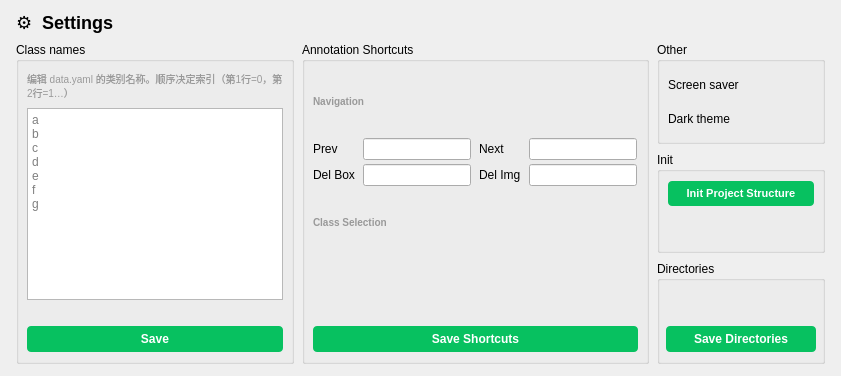
<?xml version="1.0" encoding="UTF-8"?>
<ui version="4.0">
 <class>SettingsPage</class>
 <widget class="QWidget" name="SettingsPage">
  <layout class="QVBoxLayout" name="mainLo">
   <property name="leftMargin"><number>16</number></property>
   <property name="topMargin"><number>12</number></property>
   <property name="rightMargin"><number>16</number></property>
   <property name="bottomMargin"><number>12</number></property>
   <property name="spacing"><number>8</number></property>

   <!-- Title -->
   <item><widget class="QLabel" name="titleLabel">
    <property name="text"><string>⚙  Settings</string></property>
    <property name="styleSheet"><string>font-size:18px;font-weight:700;</string></property>
   </widget></item>

   <!-- Three-column layout -->
   <item><layout class="QHBoxLayout" name="colsLo">
    <property name="spacing"><number>8</number></property>

    <!-- ═══ Column 1: Class names ═══ -->
    <item><widget class="QGroupBox" name="classGroup">
     <property name="title"><string>Class names</string></property>
     <layout class="QVBoxLayout" name="classGroupLo">
      <property name="leftMargin"><number>8</number></property>
      <property name="rightMargin"><number>8</number></property>
      <property name="spacing"><number>8</number></property>
      <item><widget class="QLabel" name="hintLabel">
       <property name="text"><string>编辑 data.yaml 的类别名称。顺序决定索引（第1行=0，第2行=1…）</string></property>
       <property name="styleSheet"><string>font-size:10px;color:#999;</string></property>
       <property name="wordWrap"><bool>true</bool></property>
      </widget></item>
      <item><widget class="QPlainTextEdit" name="classEditor">
       <property name="placeholderText"><string>a
b
c
d
e
f
g</string></property>
      </widget></item>

      <item><widget class="QLabel" name="statusLabel">
       <property name="text"><string></string></property>
       <property name="styleSheet"><string>font-size:9px;</string></property>
      </widget></item>

      <item><widget class="QPushButton" name="saveBtn">
       <property name="text"><string>Save</string></property>
       <property name="styleSheet"><string>QPushButton{background:#07C160;color:#fff;border:none;padding:6px 28px;font-size:12px;font-weight:600;border-radius:4px;}QPushButton:hover{background:#06ad56;}</string></property>
      </widget></item>
     </layout>
    </widget></item>

    <!-- ═══ Column 2: Annotation Shortcuts ═══ -->
    <item><widget class="QGroupBox" name="shortcutGroup">
     <property name="title"><string>Annotation Shortcuts</string></property>
     <layout class="QVBoxLayout" name="shortcutGroupLo">
      <property name="leftMargin"><number>8</number></property>
      <property name="rightMargin"><number>8</number></property>
      <property name="spacing"><number>6</number></property>

      <item><widget class="QLabel" name="navTitle">
       <property name="text"><string>Navigation</string></property>
       <property name="maximumHeight"><number>14</number></property>
       <property name="styleSheet"><string>font-size:10px;color:#999;font-weight:600;padding:0;</string></property>
      </widget></item>

      <item><layout class="QGridLayout" name="navGrid">
       <property name="horizontalSpacing"><number>8</number></property>
       <property name="verticalSpacing"><number>4</number></property>
       <item row="0" column="0">
        <widget class="QLabel" name="navPrevLabel">
         <property name="text"><string>Prev</string></property>
        </widget></item>
       <item row="0" column="1">
        <widget class="QLineEdit" name="shortcutPrev">
         <property name="readOnly"><bool>true</bool></property>
         <property name="maximumWidth"><number>50</number></property>
         <property name="alignment"><enum>Qt::AlignCenter</enum></property>
        </widget></item>
       <item row="0" column="2">
        <widget class="QLabel" name="navNextLabel">
         <property name="text"><string>Next</string></property>
        </widget></item>
       <item row="0" column="3">
        <widget class="QLineEdit" name="shortcutNext">
         <property name="readOnly"><bool>true</bool></property>
         <property name="maximumWidth"><number>50</number></property>
         <property name="alignment"><enum>Qt::AlignCenter</enum></property>
        </widget></item>
       <item row="1" column="0">
        <widget class="QLabel" name="navDelBoxLabel">
         <property name="text"><string>Del Box</string></property>
        </widget></item>
       <item row="1" column="1">
        <widget class="QLineEdit" name="shortcutDelBox">
         <property name="readOnly"><bool>true</bool></property>
         <property name="maximumWidth"><number>50</number></property>
         <property name="alignment"><enum>Qt::AlignCenter</enum></property>
        </widget></item>
       <item row="1" column="2">
        <widget class="QLabel" name="navDelImgLabel">
         <property name="text"><string>Del Img</string></property>
        </widget></item>
       <item row="1" column="3">
        <widget class="QLineEdit" name="shortcutDelImg">
         <property name="readOnly"><bool>true</bool></property>
         <property name="maximumWidth"><number>50</number></property>
         <property name="alignment"><enum>Qt::AlignCenter</enum></property>
        </widget></item>
       <item row="0" column="4"><spacer/></item>
      </layout></item>

      <item><widget class="QLabel" name="clsTitle">
       <property name="text"><string>Class Selection</string></property>
       <property name="maximumHeight"><number>14</number></property>
       <property name="styleSheet"><string>font-size:10px;color:#999;font-weight:600;padding:0;</string></property>
      </widget></item>

      <item><widget class="QLabel" name="shortcutStatus">
       <property name="text"><string></string></property>
       <property name="styleSheet"><string>font-size:9px;</string></property>
      </widget></item>

      <item><widget class="QPushButton" name="shortcutSaveBtn">
       <property name="text"><string>Save Shortcuts</string></property>
       <property name="styleSheet"><string>QPushButton{background:#07C160;color:#fff;border:none;padding:6px 28px;font-size:12px;font-weight:600;border-radius:4px;}QPushButton:hover{background:#06ad56;}</string></property>
      </widget></item>
     </layout>
    </widget></item>

    <!-- ═══ Column 3: Toggles + Init ═══ -->
    <item><layout class="QVBoxLayout" name="col3Lo">
     <property name="spacing"><number>8</number></property>

     <item><widget class="QGroupBox" name="toggleGroup">
      <property name="title"><string>Other</string></property>
      <layout class="QVBoxLayout" name="toggleGroupLo">
       <property name="leftMargin"><number>8</number></property>
       <property name="rightMargin"><number>8</number></property>
       <property name="spacing"><number>6</number></property>
       <item><layout class="QHBoxLayout" name="ssRow">
        <property name="spacing"><number>10</number></property>
        <item><widget class="QLabel" name="ssLabel">
         <property name="text"><string>Screen saver</string></property>
        </widget></item>
        <item><widget class="QWidget" name="ssToggleHost" native="true">
         <property name="fixedSize"><size><width>44</width><height>22</height></size></property>
        </widget></item>
        <item><spacer><property name="orientation"><enum>Qt::Horizontal</enum></property></spacer></item>
       </layout></item>
       <item><layout class="QHBoxLayout" name="themeRow">
        <property name="spacing"><number>10</number></property>
        <item><widget class="QLabel" name="themeLabel">
         <property name="text"><string>Dark theme</string></property>
        </widget></item>
        <item><widget class="QWidget" name="themeToggleHost" native="true">
         <property name="fixedSize"><size><width>44</width><height>22</height></size></property>
        </widget></item>
        <item><spacer><property name="orientation"><enum>Qt::Horizontal</enum></property></spacer></item>
       </layout></item>
      </layout>
     </widget></item>

       <item><widget class="QGroupBox" name="initGroup">
      <property name="title"><string>Init</string></property>
      <layout class="QVBoxLayout" name="initGroupLo">
       <property name="leftMargin"><number>8</number></property>
       <property name="rightMargin"><number>8</number></property>
       <property name="spacing"><number>6</number></property>
       <item><widget class="QPushButton" name="initBtn">
        <property name="text"><string>Init Project Structure</string></property>
        <property name="styleSheet"><string>QPushButton{background:#07C160;color:#fff;border:none;padding:6px 16px;font-size:11px;font-weight:600;border-radius:4px;}QPushButton:hover{background:#06ad56;}</string></property>
       </widget></item>
       <item><widget class="QLabel" name="initStatus">
        <property name="text"><string></string></property>
        <property name="maximumHeight"><number>14</number></property>
        <property name="styleSheet"><string>font-size:10px;color:#999;padding:0;</string></property>
       </widget></item>
      </layout>
     </widget></item>

     <item><widget class="QGroupBox" name="dirGroup">
      <property name="title"><string>Directories</string></property>
      <layout class="QVBoxLayout" name="dirGroupLo">
       <property name="leftMargin"><number>6</number></property>
       <property name="rightMargin"><number>6</number></property>
       <property name="spacing"><number>4</number></property>
       <item><widget class="QWidget" name="pathsContainer" native="true">
        <layout class="QVBoxLayout" name="pathsContainerLo">
         <property name="leftMargin"><number>0</number></property>
         <property name="rightMargin"><number>0</number></property>
         <property name="spacing"><number>4</number></property>
        </layout>
       </widget></item>
       <item><widget class="QLabel" name="pathsStatus">
        <property name="text"><string></string></property>
        <property name="maximumHeight"><number>14</number></property>
        <property name="styleSheet"><string>font-size:9px;color:#999;padding:0;</string></property>
       </widget></item>
       <item><widget class="QPushButton" name="pathsSaveBtn">
        <property name="text"><string>Save Directories</string></property>
        <property name="styleSheet"><string>QPushButton{background:#07C160;color:#fff;border:none;padding:6px 28px;font-size:12px;font-weight:600;border-radius:4px;}QPushButton:hover{background:#06ad56;}</string></property>
       </widget></item>
      </layout>
     </widget></item>

    </layout></item>

   </layout></item>
  </layout>
 </widget>
 <resources/>
 <connections/>
</ui>
